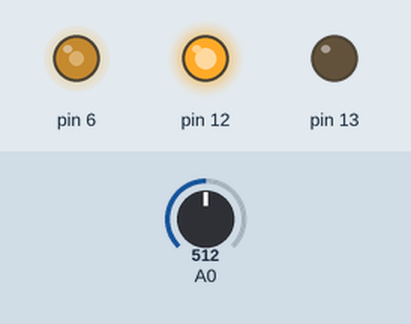
This sketch was run on a simulated Arduino Uno, built with avr-gcc and run on an emulated ATmega328P. Parts: output pins drawn as LEDs (lit = HIGH). Dashed ring = blinking. Inputs (shaded band) come from the test bench; at power-on: A0 = 512.

Above: at 1.2 s.
1.3 s: A0 set to 122
At 2.33 s:
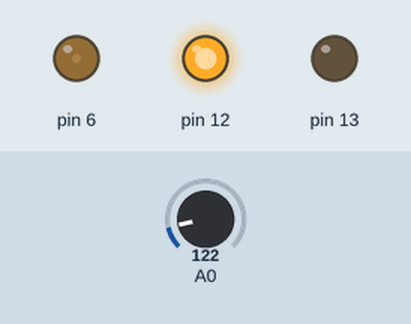
4.4 s: A0 set to 0
7.5 s: A0 set to 716
At 8.1 s:
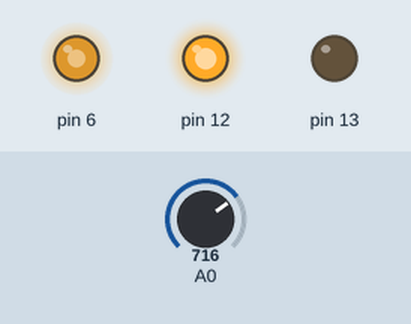
10.6 s: A0 set to 900
At 11.3 s:
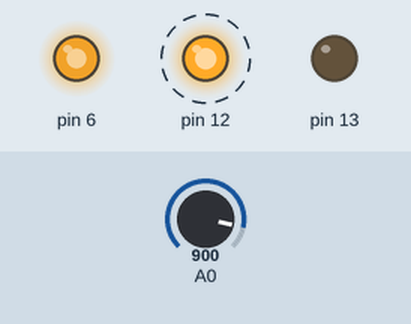
13.7 s: A0 set to 511
At 15.4 s:
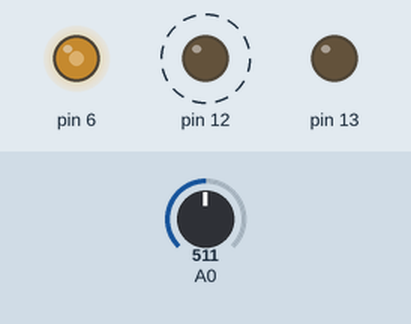
Timing chart, 0 to 17.8 s (numbered marks = the images above; inputs shaded):
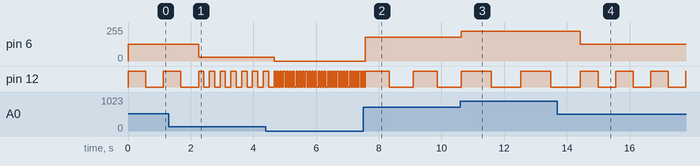

The sketch:

analogRead.ino
```cpp
void setup() {
  pinMode(13, OUTPUT);
  pinMode(12, OUTPUT);
  pinMode(6, OUTPUT);
}

void loop() {
  int analogValue = analogRead(A0); // analog value from A0

  // dimmer through preset
  analogWrite(6, map(analogRead(A0), 0, 1023, 0, 255));

  digitalWrite(12, HIGH);
  delay(analogValue + 50); // analogValue == 1023
  digitalWrite(12, LOW);
  delay(analogValue + 50);


  /*
  digitalWrite(13, HIGH);
  delay(analogValue + 50); // analogValue == 1023
  digitalWrite(13, LOW);
  delay(analogValue + 50);
  */
}
```

Measured:
- after the input at 1.3 s, pin 6: 127/255 → 30/255 after 0.95 s
- after the input at 4.4 s, pin 6: 30/255 → 0/255 after 0.26 s
- after the input at 7.5 s, pin 6: 0/255 → 178/255 after 0.07 s
- after the input at 10.6 s, pin 6: 178/255 → 224/255 at once
- after the input at 13.7 s, pin 6: 224/255 → 127/255 after 0.73 s; pin 12: alternates HIGH for 0.56 s and LOW for 0.56 s, starting after 1.3 s
- by itself, pin 12: alternates HIGH for 0.95 s and LOW for 0.95 s
